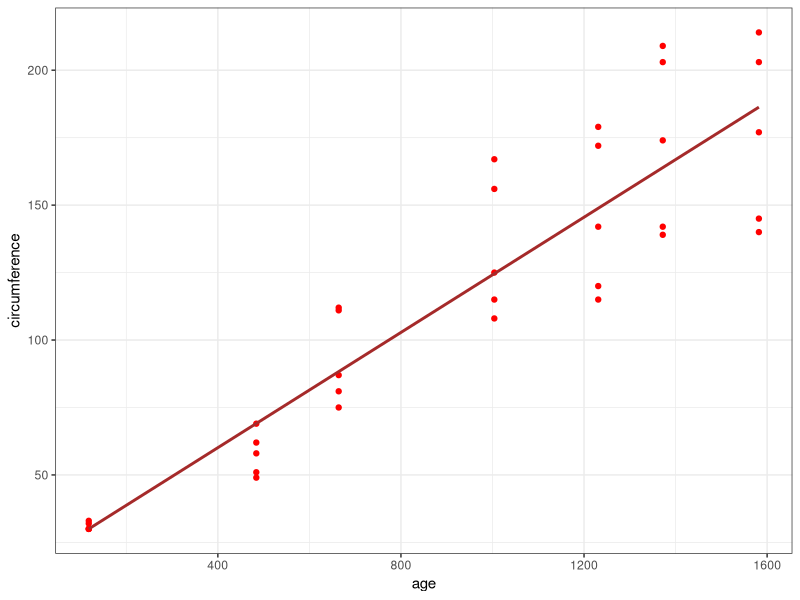
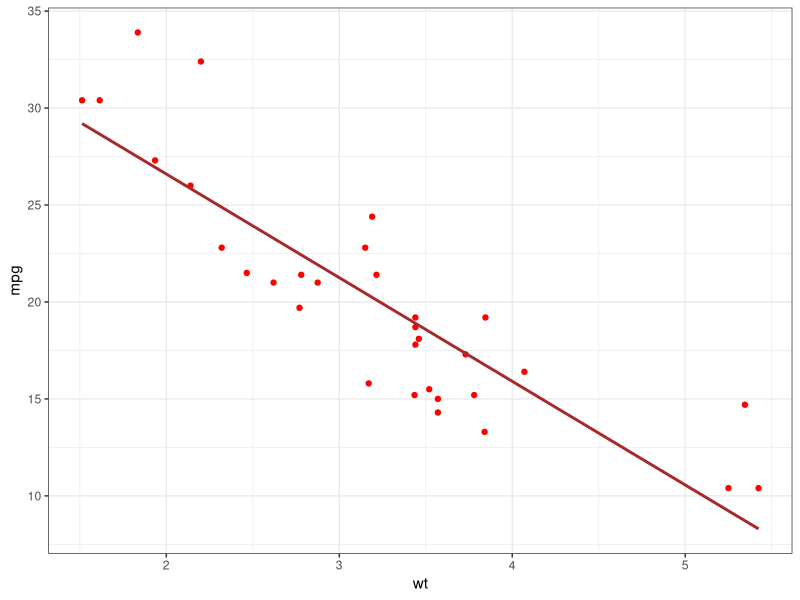

Write the R code that produced these figures, in order. (Note: this script raises an error after producing the figures.)
library(tidyverse)
# install.packages("gridExtra")
library(gridExtra)
View(Orange) 

# Problem 2 ---------------------------------------------------------------


lm.orange <- lm(circumference~age, data = Orange)
summary(lm.orange)

ggplot(Orange, aes(age, circumference))+
  geom_point(color = "red")+
  geom_smooth(method = "lm", formula = y~x, se = FALSE, color = "brown")+
  theme_bw()

B_0 <- lm.orange$coefficients[1] %>% round(2)
B_1 <- lm.orange$coefficients[2] %>% round(2) 

SSE <- sum(lm.orange$res^2) %>% round(2)
SSR <- sum((lm.orange$fit - mean(Orange$circumference))^2)
SSTO <- sum((Orange$circumference - mean(Orange$circumference))^2)
R2 <- SSR / SSTO 
R2%>% round(2)
Correlation <- cor(Orange$circumference, Orange$age)
Correlation %>% round(2)

predict(lm.orange, data.frame(age = 365*3)) %>% round(2)


# Problem 3 ---------------------------------------------------------------
colnames(mtcars)


# wt
lm.wt <- lm(mpg~wt, data = mtcars) 
summary(lm.wt)
ggplot(mtcars, aes(wt, mpg))+
  geom_point(color = "red")+
  geom_smooth(method = "lm", formula = y~x, se = FALSE, color = "brown")+
  theme_bw()
SSE <- sum(lm.wt$res^2) %>% round(2)
SSR <- sum((lm.wt$fit - mean(mtcars$mpg))^2) %>% round(2)
SSTO <- sum((mtcars$mpg - mean(mtcars$mpg))^2) %>% round(2)
R2 <- SSR / SSTO 
R2%>% round(2) 
Correlation <- cor(lm.wt$wt, lm.wt$mpg)
Correlation %>% round(2)

par(mfrow=c(1,3))
plot(lm.wt,which=1:2)
plot(lm.wt$residuals)


# cyl
lm.cyl <- lm(mpg~cyl, data = mtcars) 
summary(lm.cyl)
ggplot(mtcars, aes(cyl, mpg))+
  geom_point(color = "red")+
  geom_smooth(method = "lm", formula = y~x, se = FALSE, color = "brown")+
  theme_bw()
SSE <- sum(lm.cyl$res^2) %>% round(2)
SSR <- sum((lm.cyl$fit - mean(mtcars$mpg))^2) %>% round(2)
SSTO <- sum((mtcars$mpg - mean(mtcars$mpg))^2)
R2 <- SSR / SSTO 
R2%>% round(2)
Correlation <- cor(Orange$circumference, Orange$age)
Correlation %>% round(2)

par(mfrow=c(1,3))
plot(lm.cyl,which=1:2)
plot(lm.cyl$residuals)


# hp
lm.hp <- lm(mpg~hp, data = mtcars) 
summary(lm.hp)
ggplot(mtcars, aes(hp, mpg))+
  geom_point(color = "red")+
  geom_smooth(method = "lm", formula = y~x, se = FALSE, color = "brown")+
  theme_bw()
SSE <- sum(lm.hp$res^2) %>% round(2)
SSR <- sum((lm.hp$fit - mean(mtcars$mpg))^2) %>% round(2)
SSTO <- sum((mtcars$mpg - mean(mtcars$mpg))^2)
R2 <- SSR / SSTO 
R2%>% round(2)
Correlation <- cor(Orange$circumference, Orange$age)
Correlation %>% round(2)

par(mfrow=c(1,3))
plot(lm.hp,which=1:2)
plot(lm.hp$residuals)

ggplot(mtcars, aes(hp))+
  geom_histogram(bins = 10)
